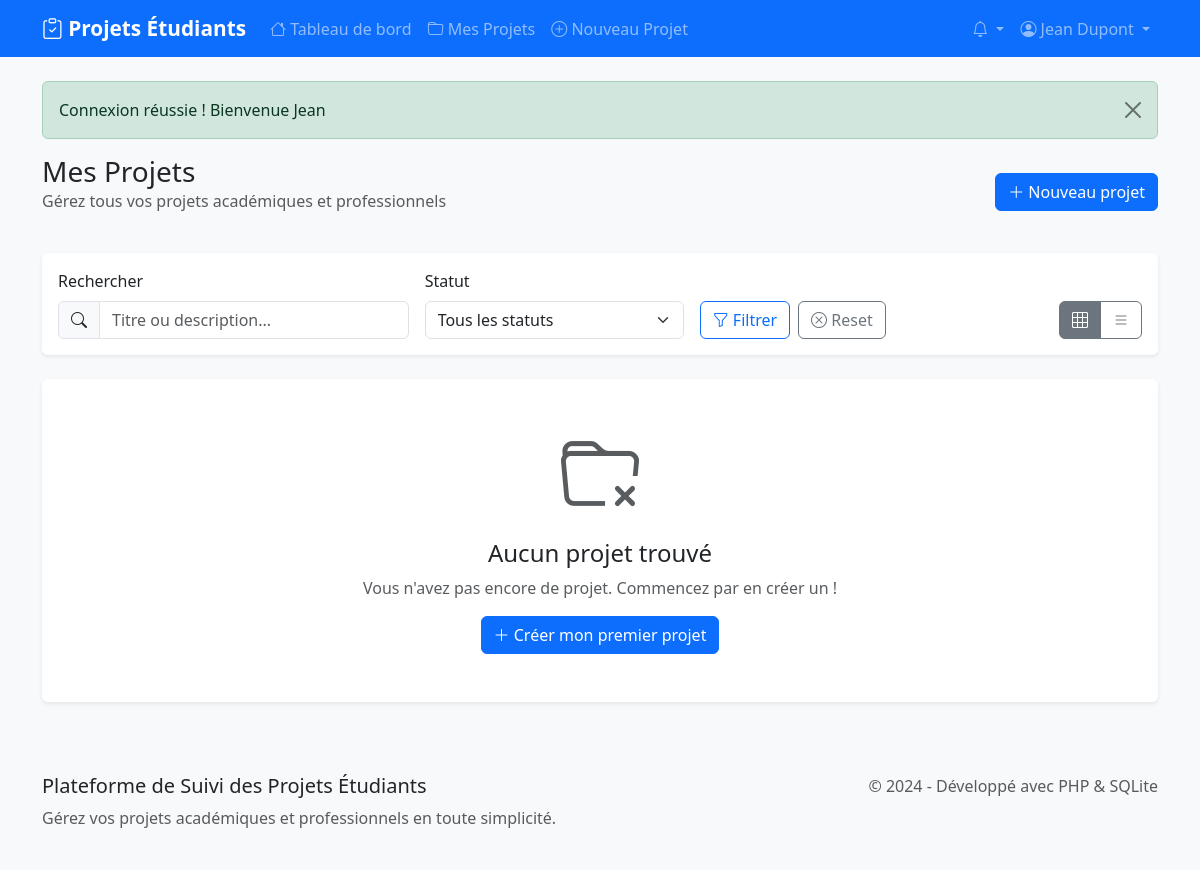
Before: /pages/projects.php (signed in) with the older database file.
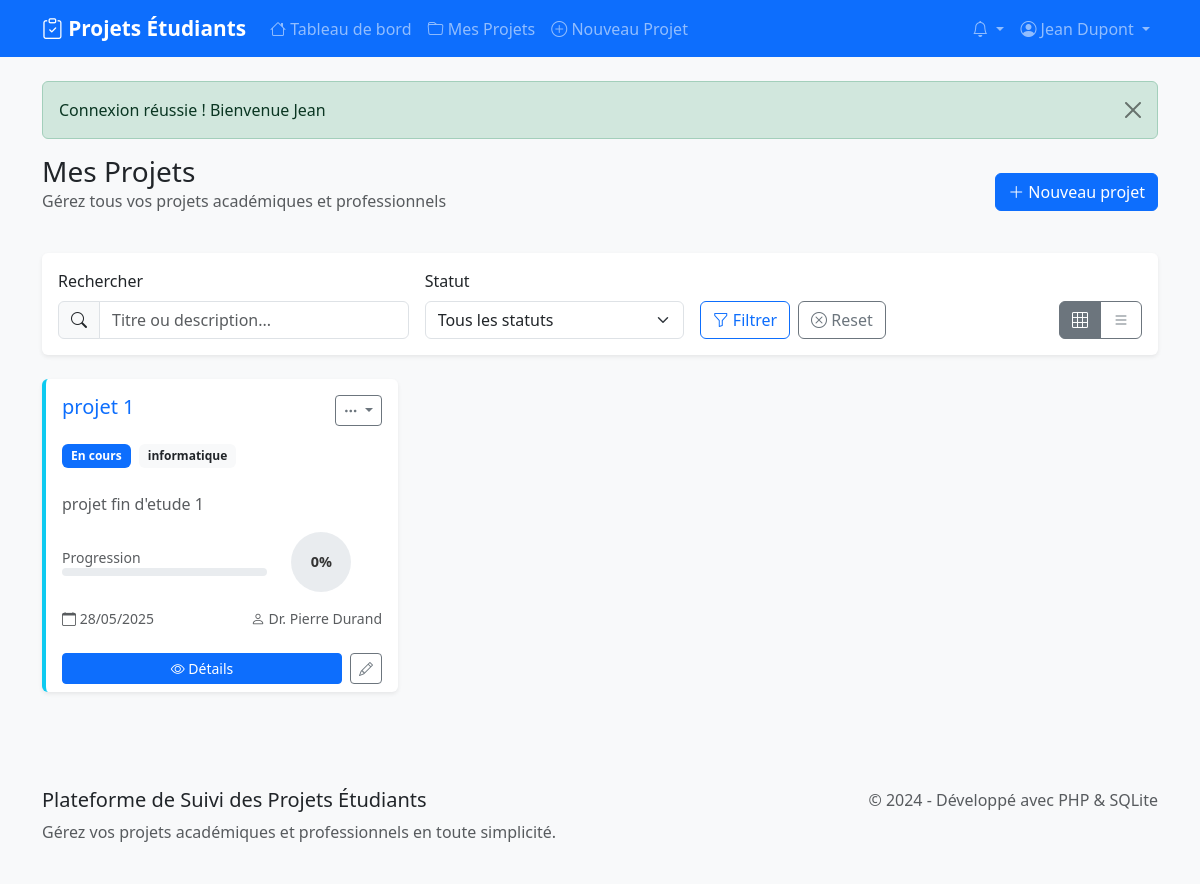
After: the same page with the newer database file.
### tables this page shows
CREATE TABLE projects (
        id INTEGER PRIMARY KEY AUTOINCREMENT,
        title VARCHAR(200) NOT NULL,
        description TEXT,
        domain VARCHAR(100),
        start_date DATE,
        end_date DATE,
        status TEXT DEFAULT 'planning',
        progress_percentage INTEGER DEFAULT 0,
        supervisor_id INTEGER,
        created_by INTEGER,
        created_at DATETIME DEFAULT CURRENT_TIMESTAMP
    );

CREATE TABLE users (
        id INTEGER PRIMARY KEY AUTOINCREMENT,
        username VARCHAR(50) UNIQUE NOT NULL,
        email VARCHAR(100) UNIQUE NOT NULL,
        password VARCHAR(255) NOT NULL,
        first_name VARCHAR(50) NOT NULL,
        last_name VARCHAR(50) NOT NULL,
        role TEXT DEFAULT 'student',
        created_at DATETIME DEFAULT CURRENT_TIMESTAMP
    );

### includes/functions.php (called while the page is built, shortened)
<?php
require_once __DIR__ . '/../config/database.php';
if (!function_exists('isLoggedIn')) {
    function isLoggedIn() {
        return isset($_SESSION['user_id']);
    }
}
if (!function_exists('getCurrentUser')) {
    function getCurrentUser() {
        $db = getDB();
        return $db->fetch("SELECT * FROM users WHERE id = ?", [$_SESSION['user_id']]);
    }
}
if (!function_exists('getUserProjects')) {
    function getUserProjects($userId) {
        $db = getDB();
        return $db->fetchAll("
            SELECT p.*, u.first_name, u.last_name
            FROM projects p
            LEFT JOIN users u ON p.supervisor_id = u.id
            WHERE p.id IN (
                SELECT project_id FROM project_members WHERE user_id = ?
            ) OR p.created_by = ?
            ORDER BY p.created_at DESC
        ", [$userId, $userId]);
    }
}
if (!function_exists('formatDate')) {
    function formatDate($date) {
        return date('d/m/Y', strtotime($date));
    }
}
if (!function_exists('getStatusClass')) {
    function getStatusClass($status) {
        switch ($status) {
            case 'in_progress':
                return 'primary';
        }
    }
}
if (!function_exists('getStatusLabel')) {
    function getStatusLabel($status) {
        switch ($status) {
            case 'in_progress':
                return 'En cours';
        }
    }
}
if (!function_exists('e')) {
    function e($string) {
        return htmlspecialchars($string, ENT_QUOTES, 'UTF-8');
    }
}

### config/database.php (called while the page is built, shortened)
<?php
class Database {
    private static $instance = null;
    private $pdo;
    private function __construct() {
        try {
            $dbPath = $_ENV['DB_PATH'] ?? 'database/students_projects.db';
            $fullPath = __DIR__ . '/../' . $dbPath;
            $this->pdo = new PDO('sqlite:' . $fullPath);
            $this->pdo->setAttribute(PDO::ATTR_ERRMODE, PDO::ERRMODE_EXCEPTION);
            $this->pdo->setAttribute(PDO::ATTR_DEFAULT_FETCH_MODE, PDO::FETCH_ASSOC);
            $this->pdo->exec('PRAGMA foreign_keys = ON');
        } catch (Exception $e) {
            die("Erreur de connexion à la base de données : " . $e->getMessage());
        }
    }
    public static function getInstance() {
        if (self::$instance === null) {
            self::$instance = new self();
        }
        return self::$instance;
    }
    public function query($sql, $params = []) {
        try {
            $stmt = $this->pdo->prepare($sql);
            $stmt->execute($params);
            return $stmt;
        } catch (Exception $e) {
            error_log("Erreur SQL : " . $e->getMessage());
            throw $e;
        }
    }
    public function fetchAll($sql, $params = []) {
        return $this->query($sql, $params)->fetchAll();
    }
    public function fetch($sql, $params = []) {
        return $this->query($sql, $params)->fetch();
    }
}
function getDB() {
    return Database::getInstance();
}

### pages/projects.php (the view, shortened to what the changed rows need)
<?php
require_once '../includes/header.php';
$currentUser = getCurrentUser();
$userId = $currentUser['id'];
$statusFilter = $_GET['status'] ?? '';
$searchQuery = $_GET['search'] ?? '';
$myProjects = getUserProjects($userId);
?>
<div class="row">
    <div class="col-12">
        <div class="d-flex justify-content-between align-items-center mb-4">
            <div>
                <h1 class="h3 mb-0">Mes Projets</h1>
            </div>
        </div>
    </div>
</div>
<div class="row" id="projects-container">
    <?php if (empty($myProjects)): ?>
    <div class="col-12">
        <div class="card">
            <div class="card-body text-center py-5">
                <i class="bi bi-folder-x display-1 text-muted"></i>
                <h4 class="mt-3">Aucun projet trouvé</h4>
                <p class="text-muted">
                    <?php if (!empty($searchQuery) || !empty($statusFilter)): ?>
                        Aucun projet ne correspond aux critères de recherche.
                    <?php else: ?>
                        Vous n'avez pas encore de projet. Commencez par en créer un !
                    <?php endif; ?>
                </p>
                <?php if (empty($searchQuery) && empty($statusFilter)): ?>
                <a href="/pages/create_project.php" class="btn btn-primary">
                    <i class="bi bi-plus-lg"></i> Créer mon premier projet
                </a>
                <?php endif; ?>
            </div>
        </div>
    </div>
    <?php else: ?>
    <?php foreach ($myProjects as $project): ?>
    <div class="col-lg-4 col-md-6 mb-4 project-item">
        <div class="card project-card status-<?php echo $project['status']; ?> h-100">
            <div class="card-body">
                <div class="d-flex justify-content-between align-items-start mb-3">
                    <h5 class="card-title mb-0">
                        <a href="/pages/project_detail.php?id=<?php echo $project['id']; ?>"
                           class="text-decoration-none">
                            <?php echo e($project['title']); ?>
                        </a>
                    </h5>
                    <div class="dropdown">
                        <button class="btn btn-sm btn-outline-secondary dropdown-toggle"
                                type="button" data-bs-toggle="dropdown">
                            <i class="bi bi-three-dots"></i>
                        </button>
                    </div>
                </div>
                <div class="mb-3">
                    <span class="badge bg-<?php echo getStatusClass($project['status']); ?> mb-2">
                        <?php echo getStatusLabel($project['status']); ?>
                    </span>
                    <?php if (!empty($project['domain'])): ?>
                    <span class="badge bg-light text-dark ms-1"><?php echo e($project['domain']); ?></span>
                    <?php endif; ?>
                </div>
                <p class="card-text text-muted text-truncate-2">
                    <?php echo e($project['description'] ?: 'Aucune description'); ?>
                </p>
                <div class="row align-items-center mb-3">
                    <div class="col-8">
                        <small class="text-muted d-block">Progression</small>
                        <div class="progress" style="height: 8px;">
                        </div>
                    </div>
                    <div class="col-4 text-end">
                        <div class="progress-circle small" data-progress="<?php echo $project['progress_percentage']; ?>">
                            <?php echo $project['progress_percentage']; ?>%
                        </div>
                    </div>
                </div>
                <div class="d-flex justify-content-between align-items-center text-muted small">
                    <div>
                        <i class="bi bi-calendar"></i>
                        <?php echo formatDate($project['start_date']); ?>
                    </div>
                    <?php if ($project['first_name']): ?>
                    <div>
                        <i class="bi bi-person"></i>
                        <?php echo e($project['first_name'] . ' ' . $project['last_name']); ?>
                    </div>
                    <?php endif; ?>
                </div>
            </div>
            <div class="card-footer bg-transparent border-top-0">
                <div class="d-flex gap-2">
                    <a href="/pages/project_detail.php?id=<?php echo $project['id']; ?>"
                       class="btn btn-sm btn-primary flex-fill">
                        <i class="bi bi-eye"></i> Détails
                    </a>
                    <a href="/pages/edit_project.php?id=<?php echo $project['id']; ?>"
                       class="btn btn-sm btn-outline-secondary">
                        <i class="bi bi-pencil"></i>
                    </a>
                </div>
            </div>
        </div>
    </div>
    <?php endforeach; ?>
    <?php endif; ?>
</div>
<?php require_once '../includes/footer.php'; ?>

Changed rows visible on the page:
added projects: title "projet 1", status "En cours", domain "informatique", description "projet fin d'etude 1", progress_percentage "0", start_date "28/05/2025", users.first_name+last_name "Dr. Pierre Durand"
Other visible differences:
text no longer shown: "Aucun projet trouvé Vous n'avez pas encore de projet. Commencez par en créer un ! Créer mon premier projet"
